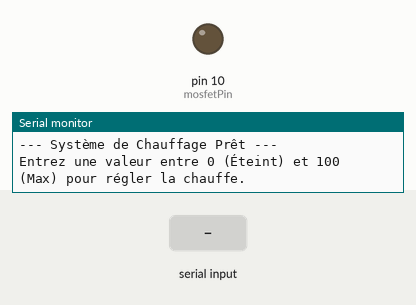
The sketch below on a simulated Arduino Uno, built with avr-gcc and run on an emulated ATmega328P. Shown: output pins drawn as LEDs (lit = HIGH), the last lines printed to the serial monitor. The test bench sets the inputs (shaded band).

Above: at 1.2 s.
1.3 s: "90,45\n" received over Serial
At 2.2 s:
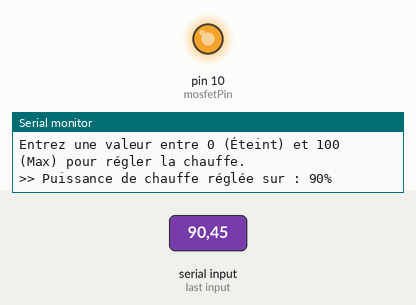
2.8 s: "30,150\n" received over Serial
At 3.4 s:
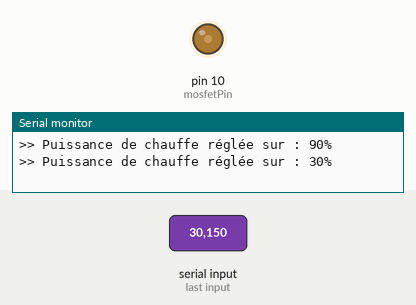
4.3 s: "5\n" received over Serial
At 5.5 s:
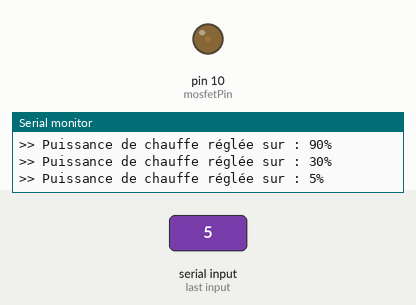
5.8 s: "90\n" received over Serial
At 6.7 s:
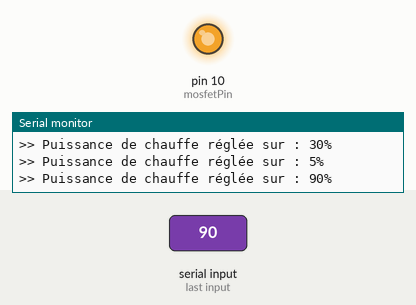
Timing chart, 0 to 8.3 s (numbered marks = the images above; inputs shaded):
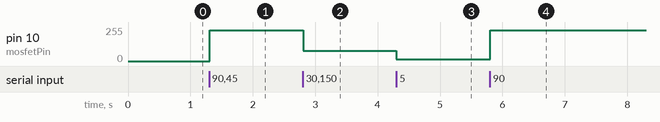

Measured:
- after the input at 1.3 s, pin 10 (mosfetPin): 0/255 → 229/255 at once
- after the input at 2.8 s, pin 10 (mosfetPin): 229/255 → 76/255 at once
- after the input at 4.3 s, pin 10 (mosfetPin): 76/255 → 12/255 at once
- after the input at 5.8 s, pin 10 (mosfetPin): 12/255 → 229/255 at once

The sketch:

ControleTapis.ino
```cpp
// --- Définition des broches ---
// Broche PWM connectée à la Gate du MOSFET
const int mosfetPin = 10;

// --- Variables d'état ---
int puissanceChauffe = 0; // Puissance actuelle (0 à 255)

void chgPuissance(int mosfetPin, int pourcentage){
  int puisChauff = map(pourcentage, 0, 100, 0, 255);
  analogWrite(mosfetPin, puisChauff); // Met la nouvelle puissance en marche

  Serial.print(">> Puissance de chauffe réglée sur : ");
  Serial.print(pourcentage);
  Serial.println("%");
}


void setup() {
  // Initialisation de la communication série à 9600 bauds
  Serial.begin(9600);

  // Configuration de la broche du MOSFET en sortie
  pinMode(mosfetPin, OUTPUT);

  // Par sécurité, on s'assure que le chauffage est éteint au démarrage
  analogWrite(mosfetPin, 0);

  Serial.println("--- Système de Chauffage Prêt ---");
  Serial.println("Entrez une valeur entre 0 (Éteint) et 100 (Max) pour régler la chauffe.");
}

void loop() {
  // Vérifie si des données ont été envoyées depuis l'ordinateur
  if (Serial.available() > 0) {

    // Lit la valeur entrée par l'utilisateur (se termine par 'Entrée')
    int pourcentage = Serial.parseInt();

    // Nettoie le buffer série des éventuels retours à la ligne restants
    Serial.readStringUntil('\n');

    // Sécurité : On s'assure que la valeur entrée est bien entre 0 et 100
    if (pourcentage >= 0 && pourcentage <= 100) {
      chgPuissance(mosfetPin, pourcentage);
    }
    else {
      // Si l'utilisateur tape une valeur invalide (ex: 150)
      Serial.println("Erreur : La valeur doit être comprise entre 0 et 100.");
    }
  }
}
```
